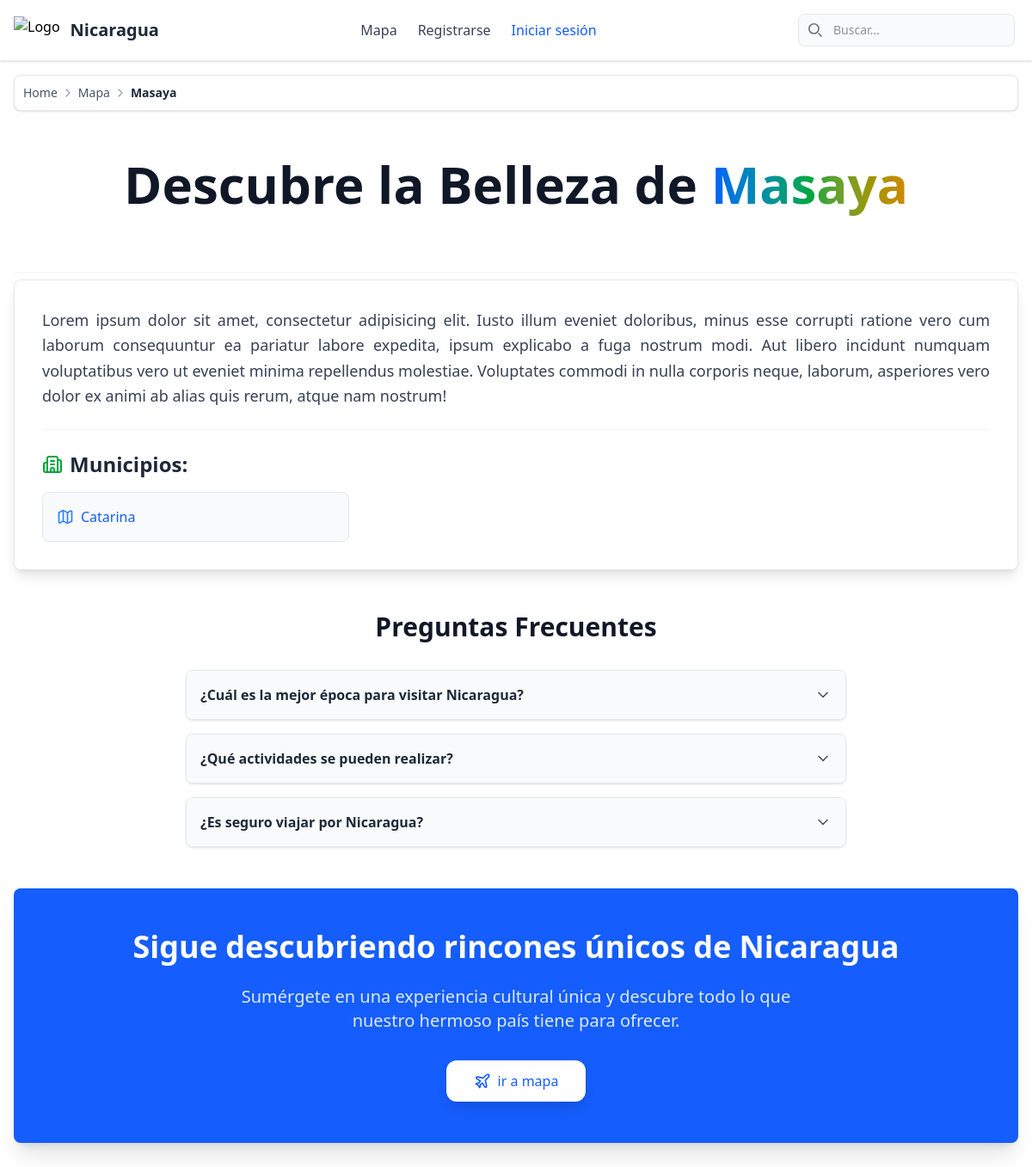
Page /home/maps/masaya/ on the committed database.
### page/models.py (models this page shows, shortened)
class Department(models.Model):
    name = models.CharField("Nombre", max_length=100, unique=True)
    description = models.TextField("Descripción", blank=True, null=True)
    slug = models.SlugField(max_length=120, unique=True, blank=True, help_text="Versión del nombre para URLs amigables.")
    def get_absolute_url(self):
        return reverse('maps-department', kwargs={'department_slug': self.slug})
    class Meta:
        verbose_name = "Departamento"
        verbose_name_plural = "Departamentos"
        ordering = ['name']

class Municipality(models.Model):
    name = models.CharField("Nombre", max_length=100)
    description = models.TextField("Descripción", blank=True, null=True)
    department = models.ForeignKey(Department, on_delete=models.CASCADE, related_name='municipalities', verbose_name="Departamento")
    slug = models.SlugField(max_length=120, unique=True, blank=True, help_text="Versión del nombre para URLs amigables. Se genera automáticamente.")
    class Meta:
        verbose_name = "Municipio"
        verbose_name_plural = "Municipios"
        unique_together = ('name', 'department')
        ordering = ['department__name', 'name']

### page/views.py (the view)
# urls.py: path('home/maps/<slug:department_slug>/', page_department, name='maps-department'),
def page_department(request, department_slug):
    department = Department.objects.filter(slug=department_slug).first()
    if not department:
        return render(request, "page/department.html", {
            "error_message": "El departamento solicitado no está disponible.",
            "department": None,
            "municipalities": []
        })
    municipalities = department.municipalities.all()
    return render(request, "page/department.html", {
        "department": department,
        "municipalities": municipalities
    })

### page/templatetags/event_gallery.py (called while the page is built)
@register.inclusion_tag('partials/gallery_section.html')
def render_event_gallery(limit=3):
    today = date.today()
    end_week = today + timedelta(days=6 - today.weekday())
    events_qs = Event.objects.filter(
        published=True,
        date__range=(today, end_week)
    )
    events = list(events_qs)
    if len(events) > limit:
        events = sample(events, limit)
    return {'gallery_events': events}

### page/templates/page/department.html (shortened to what this page needs)
{% extends 'rally_nicaragua/base.html' %}
{% load breadcrumbs %}
{% load event_gallery %}
{% load static %}
{% block content %}
{% render_breadcrumb %}
<div class="min-h-screen bg-white text-gray-800">
  <div class="container mx-auto px-4 py-8 max-w-7xl">
    <section class="mb-12 text-center">
      <h1 class="text-4xl sm:text-5xl lg:text-6xl font-extrabold text-gray-900 mb-4 leading-tight">
        Descubre la Belleza de
        <span class="text-transparent bg-clip-text bg-gradient-to-r from-blue-600 via-green-600 to-yellow-600">
        </span>
      </h1>
    </section>
    <div
      class="flex flex-col md:flex-row md:items-center md:justify-center flex-wrap mb-2 pb-4 border-b border-gray-100">
    </div>
    <section class="bg-white p-8 rounded-lg shadow-lg border border-gray-200 mb-12">
      {% if department %}
      {% if department.description %}
      <p class="text-lg text-justify text-gray-700 leading-relaxed mb-6 border-b border-gray-100 pb-6">
        {{ department.description }}
      </p>
      {% endif %}
      {% if municipalities %}
      <h3 class="text-2xl font-semibold text-gray-800 mb-4 flex items-center">
        <i data-lucide="building-2" class="w-6 h-6 text-green-600 mr-2"></i>
        Municipios:
      </h3>
      <ul class="grid grid-cols-1 md:grid-cols-2 lg:grid-cols-3 gap-4">
        {% for muni in municipalities %}
        <li>
          <a href="{% url 'municipality-detail' municipality_slug=muni.slug %}"
            class="block p-4 rounded-lg bg-gray-50 hover:bg-gray-100 border border-gray-200 text-blue-600 hover:text-blue-800 transition-all duration-200 flex items-center gap-2 transform hover:translate-x-1">
            <i data-lucide="map" class="w-5 h-5 text-blue-500"></i>
            <span class="font-medium">{{ muni.name }}</span>
          </a>
        </li>
        {% endfor %}
      </ul>
      {% else %}
      <p class="text-gray-600 italic">No hay municipios disponibles para este departamento.</p>
      {% endif %}
      {% else %}
      <p class="text-gray-600 italic text-center">No se encontró el departamento solicitado.</p>
      {% endif %}
    </section>
    <section class="mb-12 max-w-3xl mx-auto">
      <h3 class="text-3xl font-bold text-gray-900 text-center mb-8">Preguntas Frecuentes</h3>
      <div class="space-y-4">
        <div class="border border-gray-200 rounded-lg overflow-hidden shadow-sm">
          <button
            class="flex justify-between items-center w-full p-4 text-left font-semibold text-gray-800 bg-gray-50 hover:bg-gray-100 transition-colors duration-200 focus:outline-none">
            <span>¿Cuál es la mejor época para visitar Nicaragua?</span>
            <i data-lucide="chevron-down" class="w-5 h-5 text-gray-600"></i>
          </button>
        </div>
        <div class="border border-gray-200 rounded-lg overflow-hidden shadow-sm">
          <button
            class="flex justify-between items-center w-full p-4 text-left font-semibold text-gray-800 bg-gray-50 hover:bg-gray-100 transition-colors duration-200 focus:outline-none">
            <span>¿Qué actividades se pueden realizar?</span>
            <i data-lucide="chevron-down" class="w-5 h-5 text-gray-600"></i>
          </button>
        </div>
        <div class="border border-gray-200 rounded-lg overflow-hidden shadow-sm">
          <button
            class="flex justify-between items-center w-full p-4 text-left font-semibold text-gray-800 bg-gray-50 hover:bg-gray-100 transition-colors duration-200 focus:outline-none">
            <span>¿Es seguro viajar por Nicaragua?</span>
            <i data-lucide="chevron-down" class="w-5 h-5 text-gray-600"></i>
          </button>
        </div>
      </div>
    </section>
    <section class="text-center bg-blue-600 p-12 rounded-lg shadow-xl mb-12">
      <h3 class="text-3xl lg:text-4xl font-bold text-white mb-6">Sigue descubriendo rincones únicos de Nicaragua</h3>
      <p class="text-xl text-blue-100 max-w-2xl mx-auto mb-8">
        Sumérgete en una experiencia cultural única y descubre todo lo que nuestro hermoso país
        tiene para ofrecer.
      </p>
      <a href="{% url 'home-maps' %}"
        class="inline-flex items-center bg-white text-blue-600 hover:bg-gray-100 px-8 py-3 rounded-xl shadow-lg hover:shadow-xl transition-all duration-300 transform hover:scale-105">
        <i data-lucide="plane" class="w-5 h-5 mr-2"></i>
        <span>ir a mapa</span>
      </a>
    </section>
  </div>
</div>
{% endblock %}

### templates/components/breadcrumb.html
<div class="flex justify-center items-center p-4 w-full z-20">
  <div
    class="flex items-center w-full max-w-7xl bg-white border border-gray-200 shadow-sm p-2.5  rounded-lg flex-wrap gap-x-1.5">
    <nav class="flex" aria-label="Breadcrumb">
      <ol class="inline-flex items-center flex-wrap">
        {% for item in breadcrumb %}
        <li class="inline-flex items-center justify-center">
          {% if item.url %}
          <a href="{{ item.url }}"
            class="inline-flex items-center text-sm font-medium text-gray-600 hover:text-blue-600 transition-colors duration-200">
            {{ item.name }}
          </a>
          {% if not forloop.last %}
          <i data-lucide="chevron-right" class="w-4 h-4 text-gray-400 mx-1"></i>
          {% endif %}
          {% else %}
          <span class="text-sm font-semibold text-gray-800">
            {{ item.name }}
          </span>
          {% endif %}
        </li>
        {% endfor %}
      </ol>
    </nav>
  </div>
</div>

### rows in the picture
Department: name "Masaya", description "Lorem ipsum dolor sit amet, consectetur adipisicing elit. Iusto illum eveniet doloribus, minus esse corrupti ratione vero cum laborum consequuntur ea pariatur labore expedita, ipsum explicabo a fuga nostrum modi. Aut libero incidunt numquam voluptatibus vero ut eveniet minima repellendus molestiae. Voluptates commodi in nulla corporis neque, laborum, asperiores vero dolor ex animi ab alias quis rerum, atque nam nostrum!"
Municipality: name "Catarina"

### other values in the picture
{{ item.name }} "Home" "Mapa"
